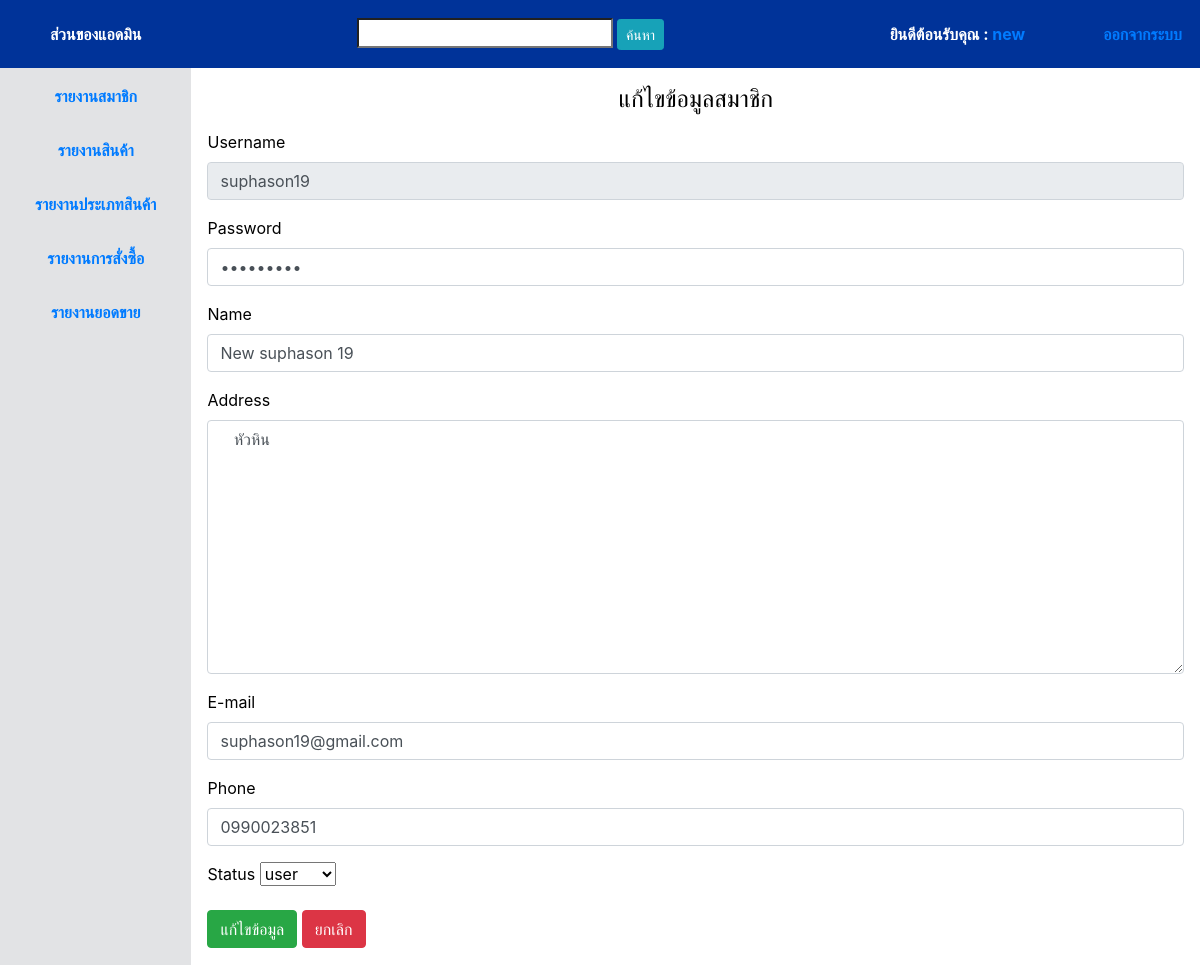
The app's page /edituser.php?ID=3 (signed in) with its own data.
### tables this page shows
CREATE TABLE `member` (
  `ID` int(3) NOT NULL,
  `username` varchar(50) NOT NULL,
  `password` varchar(50) NOT NULL,
  `name` varchar(50) NOT NULL,
  `address` varchar(50) NOT NULL,
  `email` varchar(50) NOT NULL,
  `phone` varchar(10) NOT NULL,
  `status` enum('user','admin') NOT NULL DEFAULT 'user'
);

### edituser.php (the view, shortened to what this page needs)
<?php
include('db.php');
$news= "SELECT *FROM member WHERE ID = '".$_SESSION["ID"]."' ";
$newq = mysqli_query($newc,$news);
$newr = mysqli_fetch_array($newq);
?>
<!DOCTYPE html>
<html lang="en">
<head>
    <link rel="stylesheet" href="css/bootstrap.css">
</head>
<body>
<body>
<table width="100%" border="0" >
<?php
  include('header.php');
  ?>
  <?php
  include('menu.php');
  ?>
    </table></th>
    <td colspan="3"valign="top">
    <table class=" table table-bordered" width="100%" >
    <center><h4><font color="000000"> แก้ไขข้อมูลสมาชิก</font></h4></center>
    <?php
    include('db.php');
    $news= "SELECT*FROM member WHERE ID  = '".$_GET["ID"]."' ";
    $newq = mysqli_query($newc,$news);
    $newr=mysqli_fetch_array($newq);
    ?>
    <form action="save_edituser.php?ID=<?php echo $newr["ID"]; ?>" method="post">
    <div class="container">
    <div class="form-group">
    <label for=""><font color="000000">Username</label>
    <input type="text"  class="form-control"  value="<?php echo $newr["username"]; ?>"id="" disabled>
    </div>
    <div class="form-group">
    <label for="">Password</label>
    <input type="password" name="password" class="form-control" value="<?php echo $newr["password"]; ?>" required>
    </div>
    <div class="form-group">
    <label for="">Name</label>
    <input type="text" name="name" class="form-control" value="<?php echo $newr["name"]; ?>"id="" required>
    </div>
    <div class="form-group">
    <label for="">Address</label>
   <textarea name="address" id=""class="form-control" cols="30" rows="10" required>
   <?php echo $newr["address"]; ?></textarea>
    </div>
    <div class="form-group">
    <label for="">E-mail</label>
    <input type="email" name="email" class="form-control" value="<?php echo $newr["email"]; ?>"id="" required>
    </div>
    <div class="form-group">
    <label for="">Phone</label>
    <input type="text" name="phone" class="form-control" value="<?php echo $newr["phone"]; ?>"id=""  required>
    </div>
    <div class="form-group">
    <label for="">Status</label>
    <select name="status">
      <option value="<?php echo $newr["status"]; ?>"><?php echo $newr["status"]; ?></font></option>
      </select>
    </div>
    <input type="submit" value="แก้ไขข้อมูล" class="btn btn-success">  <input type="reset" value="ยกเลิก" class="btn btn-danger">
    </div>
    </form>
    </tr>
    </table>
</body>
</html>

### header.php (shortened to what this page needs)
<div id="h1">
<tr align="center" >
    <th width="15%" height="68" align="center" valign="middle"  bgcolor="#039" scope="col">ส่วนของแอดมิน</th>
    <th width="50%" align="right"  bgcolor="#039" scope="col"><form action="" method="post"> <input type="search" name="keyword" id=""> <input type="submit" value="ค้นหา" class="btn btn-info btn-sm"></form></th>
    <th width="20%" align="right"  bgcolor="#039" scope="col">ยินดีต้อนรับคุณ : <a href="edituser.php?ID=<?php echo $newr["ID"];?>"><?php echo $newr["name"];?></a></th>
    <th width="9%" align="right"  bgcolor="#039" scope="col"><a href="logout.php">ออกจากระบบ</a></th>
  </tr>
</div>

### edituser.php (style rules this page uses)
body,td,th { color: #FFFFFF; }

### records on screen
member: name "new"
member: username "suphason19", name "New suphason 19", address "หัวหิน", email "suphason19@gmail.com", phone "0990023851", status "user"
